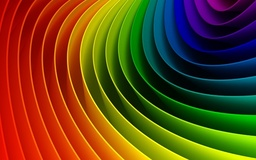
#> input picture atividade1/imagem_definitiva.jpeg, 256 x 160 px, shrunk from 600 x 375 before the run
$ python main.py
#> lines starting #> are read from the running program, lines starting #| are printed output that depends on the picture
#> in main, img is the input picture: shape (160, 256, 3); mean B, G, R 22.5, 67.8, 101.8
### atividade1/util.py
from math import trunc
import numpy as np

def ArrayToimage(r, g, b):

	return [trunc(b), trunc(g), trunc(r)]

# [30 lines left out: function applyToAllPixels, not called in this run]

def convertArrayToNumpy(array):
	'''
	Coloca um array em forma de numpy_array pq eh o tipo de objeto que o openCV usa
	'''
	array_numPy=np.zeros((len(array), len(array[0]), 3))

	for row in range(len(array)):
		for colunm in range(len(array[row])):
			array_numPy[row][colunm]=array[row][colunm]

	return array_numPy

# [45 lines left out: function applyFilter, not called in this run]

def applyFilter3x3(img, kernel):
	'''
	Aplica um filtro 3x3 a toda uma imagem
	Parametros:
		kernel: deve ser uma matrix numpy 3x3
	'''

	height=len(img)
#> height = 160
	width=len(img[0])
#> width = 256


	# i e j sao a posicao do elemento na matriz
	for i in range(height):
		for j in range(width):
			# Verificar se o pixel eh de fronteira
			if (i > 0 and  i < height-1
				and j > 0 and j < width-1):

				neighborhood = __buildNeighborhood(img,i,j)

				# Multiplicacao de matriz
				img[i][j] = somaElementosMatriz(multiplicaMatrix(neighborhood, kernel))
#> this loop made 160 passes
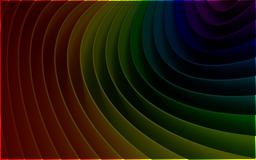
#> img: shape (160, 256, 3); mean B, G, R 7.6, 23.3, 35.5

	return convertArrayToNumpy(img)
#> in convertArrayToNumpy, `array_numPy=np.zeros((len(array), len(array[0]), 3))`: array_numPy: shape (160, 256, 3) float64; every value is 0

# [99 lines left out: function __buildNeighborhood_old, not called in this run]

def __buildNeighborhood(img, i,j):
	'''
	Constroi uma matriz de vizinhos que eh aquela que vai ser multiplicada pelo kernel

	IMPORTANTE!!:
		Nao passe pixel de fronteira

	Parametros:
		img:
		i: linha do pixel na imagem
		j: coluna do pixel na imagem
	'''
	height = len(img)
	width = len(img[0])

	# matriz que vai ser multiplicada pelo kernel
	neighborhood = np.zeros((3, 3, 3), dtype=int)

	neighborhood[0][0] = img[i][j]
	neighborhood[0][1] = img[i][j]
	neighborhood[0][2] = img[i][j]

	neighborhood[1][0] = img[i][j]
	neighborhood[1][1] = img[i][j] # elemento central (ele mesmo)
	neighborhood[1][2] = img[i][j]

	neighborhood[2][0] = img[i][j]
	neighborhood[2][1] = img[i][j]
	neighborhood[2][2] = img[i][j]

	return neighborhood

def multiplicaMatrix(matrix1, matrix2):
	'''
	Parametros:
		duas matrizes do tipo numpy
		matriz1: vizinhanca (neighborhood)
		matriz2: matriz passada na questao
	'''

	# quebrar a matriz1 em 3: uma pra R, uma pra G, outra pra B
	matrizR = np.zeros((3,3))
	matrizG = np.zeros((3,3))
	matrizB = np.zeros((3,3))
	for i in range(len(matrix1)):
		for j in range(len(matrix1[0])):
			matrizB[i][j] = matrix1[i][j][0]
			matrizG[i][j] = matrix1[i][j][1]
			matrizR[i][j] = matrix1[i][j][2]

	# agora multiplica cada uma dessas matrizes pela passada pela questao
	auxB = matrizB.dot(matrix2)
	auxG = matrizG.dot(matrix2)
	auxR = matrizR.dot(matrix2)

	# Juntar os resultados
	result = np.zeros((3,3,3))
	for i in range(len(matrix1)):
		for j in range(len(matrix1[0])):
			result[i][j][0] = auxB[i][j]
			result[i][j][1] = auxG[i][j]
			result[i][j][2] = auxR[i][j]

	return result

def somaElementosMatriz(matriz):
	somaR = 0
	somaG = 0
	somaB = 0
	for i in range(len(matriz)):
		for j in range(len(matriz[0])):
			somaB += matriz[i][j][0]
			somaG += matriz[i][j][1]
			somaR += matriz[i][j][2]

	return [trunc(somaB/9), trunc(somaG/9), trunc(somaR/9)]

### atividade1/questao9.py
from util import *
import numpy as np
import cv2


def questao9A(img):
	'''
	aplicar o filtro
	  0  -1	   0
		+	+
	 -1	  5   -1
		+	+
	  0	  -1   0

	'''
	kernel = np.array(([0,-1,0],[-1, 5, -1],[ 0, -1, 0]))
	return applyFilter3x3(img, kernel)

# [28 lines left out: functions questao9B, questao9ATest, questao9BTest, not called in this run]

### atividade1/main.py
import cv2  # openCV
# Importante!!! open CV usa modelo BGR e nao RGB
import config
# from colour import Color
from questao1 import *
from questao2 import *
from questao3 import *
from questao4 import *
from questao5 import *
from questao6 import *
from questao7 import *
from questao8 import *
from questao9 import *


def main():
	# ler imagem.
	# A imagem lida eh um array[linha][coluna]
	img = cv2.imread(config.imageToRead)
	# [16 lines of commented-out code are left out]
	imageResult9_a = questao9A(img)
	# [21 lines of commented-out code are left out]

	cv2.imwrite('imageResult9_a.png',imageResult9_a)
	# [4 lines of commented-out code are left out]

if __name__ == '__main__':
	main()

$ run again, with atividade1/image10x10.png saved as atividade1/imagem_definitiva.jpeg
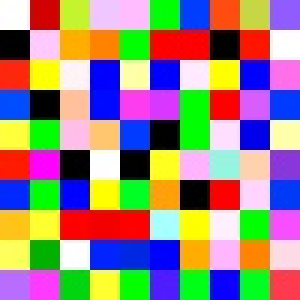
#> input picture atividade1/image10x10.png, 100 x 100 px (shown 3 times larger)
#> in main, img is the input picture: shape (100, 100, 3); mean B, G, R 127, 134.5, 153.3
#> in applyFilter3x3, `height=len(img)`: height = 100
#> the loop in applyFilter3x3, `for i in range(height):` made 100 passes
#> after the loop in applyFilter3x3, `for i in range(height):`:
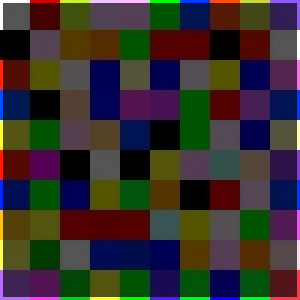
#> img: shape (100, 100, 3) (shown 3 times larger); mean B, G, R 46.1, 48.2, 55
#> the loop in convertArrayToNumpy, `for row in range(len(array)):` made 100 passes

$ run again, with atividade1/image3.jpeg copied over atividade1/imagem_definitiva.jpeg
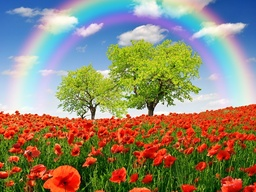
#> input picture atividade1/image3.jpeg, 256 x 192 px, shrunk from 800 x 600 before the run
#> in main, img is the input picture: shape (192, 256, 3); mean B, G, R 112.3, 135.1, 144.7
#> in applyFilter3x3, `height=len(img)`: height = 192
#> in applyFilter3x3, `width=len(img[0])`: width = 256
#> the loop in applyFilter3x3, `for i in range(height):` made 192 passes
#> after the loop in applyFilter3x3, `for i in range(height):`:
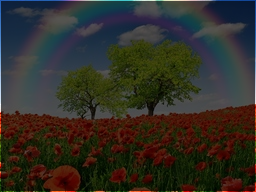
#> img: shape (192, 256, 3); mean B, G, R 38.5, 46, 49.3
